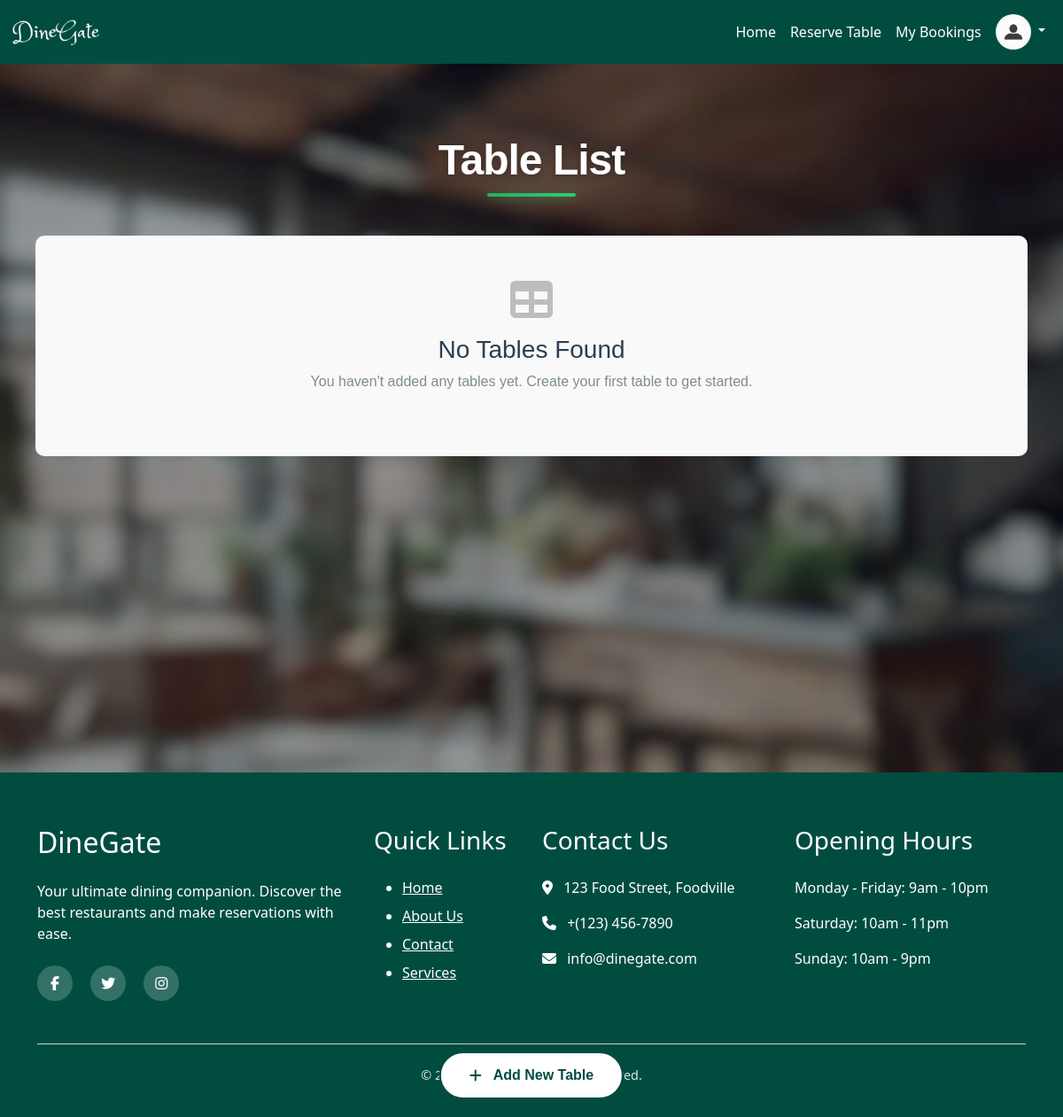
/view_table_list_for_restaurant_owner/1/ (signed in), run on an earlier commit of the app's database.
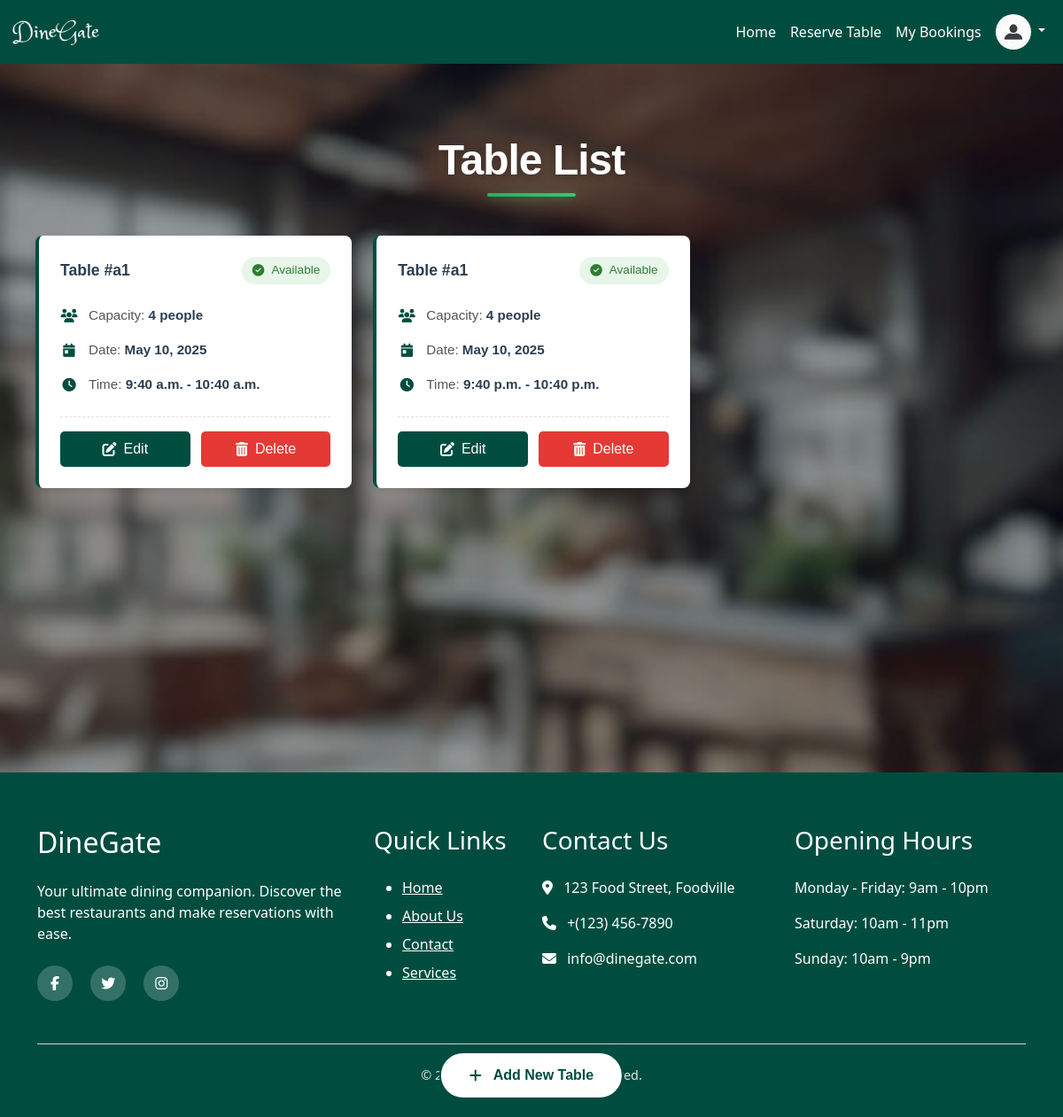
And on a later commit of the database.
### reservation/models.py (models this page shows, shortened)
class Table_list(models.Model):
    restaurant=models.ForeignKey(Restaurant ,on_delete=models.CASCADE)
    table_no=models.CharField(max_length=100,blank=True,null=True)
    date=models.DateField(blank=True,null=True)
    start_time=models.TimeField(blank=True,null=True)
    end_time=models.TimeField(blank=True,null=True)
    no_of_people=models.IntegerField(blank=True,null=True)
    is_available = models.BooleanField(default=True)
    class Meta:
        unique_together = ('restaurant', 'table_no', 'date', 'start_time', 'end_time')

### reservation/views.py (the view)
# urls.py: path('view_table_list_for_restaurant_owner/<int:id>/',rv_views.view_table_list_for_restaurant_owner,name='view_table_list_for_restaurant_owner'),
def view_table_list_for_restaurant_owner(request, id):
    restaurant = Restaurant.objects.get(pk=id)
    tables = Table_list.objects.filter(restaurant=restaurant)
    now = timezone.now()
    today = now.date()
    current_time = now.time()
    print(f"Today: {today}, Current Time: {current_time}")
    future_tables = []
    for t in tables:
        print(f"Checking table {t.table_no}: date={t.date}, start={t.start_time}, end={t.end_time}")
        if t.date > today:
            future_tables.append(t)
        elif t.date == today and t.end_time > current_time:
            future_tables.append(t)
    return render(request, 'reservation/view_table_list_for_restaurant_owner.html', {
        'table': future_tables,
        'restaurant': restaurant
    })

### account/context_processors.py (called while the page is built)
def user_role(request):
    user = None
    role = None
    if request.session.get('user_id'):
        try:
            user = CustomerUser.objects.get(id=request.session['user_id'])
            role = 'customer'
        except CustomerUser.DoesNotExist:
            pass
    elif request.session.get('restaurant_id'):
        try:
            user = Restaurant.objects.get(id=request.session['restaurant_id'])
            role = 'restaurant'
        except Restaurant.DoesNotExist:
            pass
    return {
        'logged_user': user,
        'logged_role': role,
    }

### template/reservation/view_table_list_for_restaurant_owner.html
{% extends 'base.html' %}
{% load static %}
{% block content %}
<div style="
    background: linear-gradient(rgba(0, 0, 0, 0.3), rgba(0, 0, 0, 0.3)),
                url('{% static 'images/back2.jpg' %}') no-repeat center center fixed;
    background-size: cover;
    min-height: 100vh;
    padding: 3rem 1rem;">
<div class="table-management-system">
 <div class="menu-content-box">
        <div class="menu-page-header">
            <h1 class="menu-page-title">Table List</h1>
        </div>
    </div>
  <div class="table-list-container">
    {% if table %}
    <div class="table-list">
      {% for t in table %}
      <div class="table-card">
        <div class="table-card-header">
          <span class="table-number">Table #{{ t.table_no }}</span>
          <span class="table-status-badge {% if t.is_available %}available{% else %}reserved{% endif %}">
            {% if t.is_available %}<i class="fas fa-check-circle"></i> Available{% else %}<i class="fas fa-times-circle"></i> Reserved{% endif %}
          </span>
        </div>
        <div class="table-card-details">
          <div class="table-detail-row">
            <i class="fas fa-users"></i>
            <span>Capacity: <strong>{{ t.no_of_people }} people</strong></span>
          </div>
          <div class="table-detail-row">
            <i class="fas fa-calendar-day"></i>
            <span>Date: <strong>{{ t.date }}</strong></span>
          </div>
          <div class="table-detail-row">
            <i class="fas fa-clock"></i>
            <span>Time: <strong>{{ t.start_time }} - {{ t.end_time }}</strong></span>
          </div>
        </div>
        <div class="table-card-actions">
          <a href="{% url 'edit_table_list_for_restaurant_owner' t.id %}" class="table-btn-edit">
            <i class="fas fa-edit"></i> Edit
          </a>
          <a href="{% url 'confirm_delete_table' t.id %}" class="table-btn-delete">
            <i class="fas fa-trash-alt"></i> Delete
          </a>
        </div>
      </div>
      {% endfor %}
    </div>
    {% else %}
    <div class="table-empty-state">
      <i class="fas fa-table"></i>
      <h3>No Tables Found</h3>
      <p>You haven't added any tables yet. Create your first table to get started.</p>
    </div>
    {% endif %}
  </div>
  <a href="{% url 'add_table_list_for_restaurant_owner' restaurant.id %}" class="table-btn-add">
    <i class="fas fa-plus"></i> Add New Table
  </a>
</div></div>
{% endblock %}

What changed in the data, as far as the page shows it:
added Table_list: table_no "a1", is_available True (drawn), no_of_people "4", date "May 10, 2025", start_time "9:40 a.m.", end_time "10:40 a.m."
added Table_list: table_no "a1", is_available True (drawn), no_of_people "4", date "May 10, 2025", start_time "9:40 p.m.", end_time "10:40 p.m."
Also different on the page:
text no longer shown: "No Tables Found You haven't added any tables yet. Create your first table to get started."
